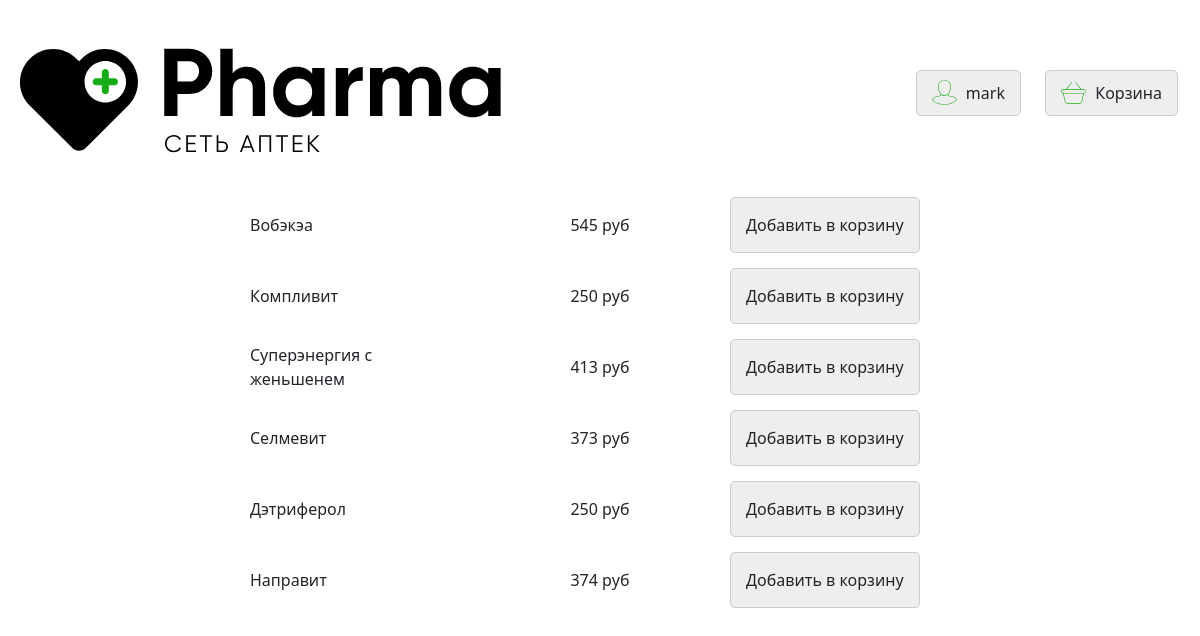
Page /immune (signed in) on the committed database.
### data/users.py (models this page shows, shortened)
class User(SqlAlchemyBase, UserMixin):
    __tablename__ = 'users'
    id = sqlalchemy.Column(sqlalchemy.Integer,
                           primary_key=True, autoincrement=True)
    name = sqlalchemy.Column(sqlalchemy.String, nullable=True)
    email = sqlalchemy.Column(sqlalchemy.String,
                              index=True, unique=True, nullable=True)
    hashed_password = sqlalchemy.Column(sqlalchemy.String, nullable=True)

### data/immune_menu.py (models this page shows)
class Immune(SqlAlchemyBase):
    __tablename__ = 'immunes'
    id = sqlalchemy.Column(sqlalchemy.Integer,
                           primary_key=True, autoincrement=True)
    title = sqlalchemy.Column(sqlalchemy.String, unique=True, nullable=True)
    price = sqlalchemy.Column(sqlalchemy.INT, nullable=True)

### main.py (the view)
@app.route('/immune')
def immune_assortiment():
    db_sess = db_session.create_session()
    menu = db_sess.query(Immune)
    return render_template("immune_menu.html", menu=menu)

### data/db_session.py (called while the page is built)
def create_session() -> Session:
    global __factory
    return __factory()

### main.py (called while the page is built)
@login_manager.user_loader
def load_user(user_id):
    db_sess = db_session.create_session()
    return db_sess.query(User).get(user_id)

### templates/immune_menu.html (shortened to what this page needs)
{% extends "header.html" %}
{% block head %}
    <link href="https://cdn.jsdelivr.net/npm/bootstrap@5.1.3/dist/css/bootstrap.min.css" rel="stylesheet"
>
    <link href="{{ url_for('static', filename='css/crown.css') }}" rel="stylesheet">
    <link href="{{ url_for('static', filename='css/header.css') }}" rel="stylesheet">
    <link href="{{ url_for('static', filename='css/catalog.css') }}" rel="stylesheet">
{% endblock %}
{% block header_button %}
    {% if current_user.is_authenticated %}
        <a href="http://127.0.0.1:8080/logout" class="header__button">
            <img src="{{ url_for('static', filename='img/user.svg') }}">
            {{ current_user.name }}
        </a>        <a href="http://127.0.0.1:8080/basket" class="header__button">
        <img src="{{ url_for('static', filename='img/basket.svg') }}">
        Корзина
    </a>
    {% else %}
        <a href="http://127.0.0.1:8080/login" class="header__button">Вход</a>
        <a href="http://127.0.0.1:8080/registration" class="header__button">Регистрация
        </a>
    {% endif %}
{% endblock %}
{% block unheader %}
    <div class="catalog">
        {% for item in menu %}
            <div class="flex flex_align_center">
                <div class=" flex flex_column catalog_item">
                    {{ item.title }}<br>
                </div>
                <div class="catalog_item flex flex_center">
                    {{ item.price }} руб<br>
                </div>
                <div class="catalog_item flex flex_align_center">
                    {% if current_user.is_authenticated %}
                        <a href="/add_basket/immune/{{ item.title }}_{{ item.price }}" class="button__item_h">
                            Добавить в корзину
                        </a>
                    {% else %}
                        <button  class="button__item" disabled class="button__item">
                            Добавить в корзину
                        </button>
                    {% endif %}
                </div>
            </div>
        {% endfor %}
    </div>
{% endblock %}

### static/css/crown.css (style rules this page uses)
a { color: inherit; text-decoration: none; background: transparent; }
.flex { display: -webkit-flex; display: flex; }
.flex_align_center { align-items: center; }
.flex_center { justify-content: center; }
.flex_column { flex-direction: column; }

### static/css/header.css (style rules this page uses)
.header__button { display: inline-block; margin: 0 10px 15px; border-radius: 5px; border: 1px solid #ccc; background-color: #eee; padding: 10px 15px; text-align: center; }
.header__button img { width: 25px; height: auto; margin-right: 5px; margin-top: -9px; margin-bottom: -5px; }

### static/css/catalog.css (style rules this page uses)
.catalog { padding-top: 30px; }
.catalog_item { width: calc(20% - 20px); margin: 0 10px 15px; }
.button__item_h { display: block; border-radius: 5px; border: 1px solid #ccc; background-color: #eee; padding: 15px 15px; text-align: center; }

### rows in the picture
User: name "mark"
Immune: title "Вобэкэа", price "545"
Immune: title "Компливит", price "250"
Immune: title "Суперэнергия с женьшенем", price "413"
Immune: title "Селмевит", price "373"
Immune: title "Дэтриферол", price "250"
Immune: title "Направит", price "374"
